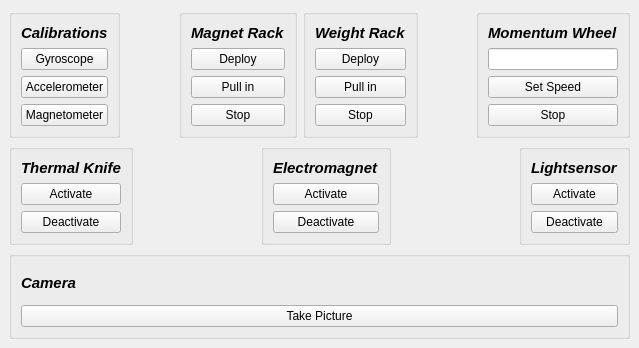
             <widget class="QWidget" name="generalTab">
              <attribute name="title">
               <string>Manual Control</string>
              </attribute>
              <widget class="QWidget" name="">
               <property name="geometry">
                <rect>
                 <x>9</x>
                 <y>9</y>
                 <width>621</width>
                 <height>330</height>
                </rect>
               </property>
               <layout class="QVBoxLayout" name="verticalLayout_26">
                <item>
                 <layout class="QHBoxLayout" name="horizontalLayout_2">
                  <item>
                   <widget class="QGroupBox" name="groupBox_calibrations">
                    <property name="title">
                     <string/>
                    </property>
                    <layout class="QVBoxLayout" name="verticalLayout_17">
                     <item alignment="Qt::AlignHCenter|Qt::AlignVCenter">
                      <widget class="QLabel" name="label">
                       <property name="font">
                        <font>
                         <pointsize>11</pointsize>
                         <weight>75</weight>
                         <italic>true</italic>
                         <bold>true</bold>
                        </font>
                       </property>
                       <property name="text">
                        <string>Calibrations</string>
                       </property>
                      </widget>
                     </item>
                     <item>
                      <widget class="QPushButton" name="calibrateGyroscopeButton">
                       <property name="text">
                        <string>Gyroscope</string>
                       </property>
                      </widget>
                     </item>
                     <item>
                      <widget class="QPushButton" name="calibrateAccelerometerButton">
                       <property name="text">
                        <string>Accelerometer</string>
                       </property>
                      </widget>
                     </item>
                     <item>
                      <widget class="QPushButton" name="calibrateMagnetometerButton">
                       <property name="text">
                        <string>Magnetometer</string>
                       </property>
                      </widget>
                     </item>
                    </layout>
                   </widget>
                  </item>
                  <item>
                   <spacer name="horizontalSpacer_2">
                    <property name="orientation">
                     <enum>Qt::Horizontal</enum>
                    </property>
                    <property name="sizeHint" stdset="0">
                     <size>
                      <width>40</width>
                      <height>20</height>
                     </size>
                    </property>
                   </spacer>
                  </item>
                  <item>
                   <widget class="QGroupBox" name="groupBox_magnetRack">
                    <property name="title">
                     <string/>
                    </property>
                    <layout class="QVBoxLayout" name="verticalLayout_22">
                     <item alignment="Qt::AlignHCenter">
                      <widget class="QLabel" name="label_10">
                       <property name="font">
                        <font>
                         <pointsize>11</pointsize>
                         <weight>75</weight>
                         <italic>true</italic>
                         <bold>true</bold>
                        </font>
                       </property>
                       <property name="text">
                        <string>Magnet Rack</string>
                       </property>
                      </widget>
                     </item>
                     <item>
                      <widget class="QPushButton" name="deployMRackButton">
                       <property name="text">
                        <string>Deploy</string>
                       </property>
                      </widget>
                     </item>
                     <item>
                      <widget class="QPushButton" name="pullMRackButton">
                       <property name="text">
                        <string>Pull in</string>
                       </property>
                      </widget>
                     </item>
                     <item>
                      <widget class="QPushButton" name="stopMRackButton">
                       <property name="text">
                        <string>Stop</string>
                       </property>
                      </widget>
                     </item>
                    </layout>
                   </widget>
                  </item>
                  <item>
                   <widget class="QGroupBox" name="groupBox_weightRack">
                    <property name="title">
                     <string/>
                    </property>
                    <layout class="QVBoxLayout" name="verticalLayout_30">
                     <item alignment="Qt::AlignHCenter">
                      <widget class="QLabel" name="label_11">
                       <property name="font">
                        <font>
                         <pointsize>11</pointsize>
                         <weight>75</weight>
                         <italic>true</italic>
                         <bold>true</bold>
                        </font>
                       </property>
                       <property name="text">
                        <string>Weight Rack</string>
                       </property>
                      </widget>
                     </item>
                     <item>
                      <widget class="QPushButton" name="deployCRackButton">
                       <property name="text">
                        <string>Deploy</string>
                       </property>
                      </widget>
                     </item>
                     <item>
                      <widget class="QPushButton" name="pullCRackButton">
                       <property name="text">
                        <string>Pull in</string>
                       </property>
                      </widget>
                     </item>
                     <item>
                      <widget class="QPushButton" name="stopCRackButton">
                       <property name="text">
                        <string>Stop</string>
                       </property>
                      </widget>
                     </item>
                    </layout>
                   </widget>
                  </item>
                  <item>
                   <spacer name="horizontalSpacer_3">
                    <property name="orientation">
                     <enum>Qt::Horizontal</enum>
                    </property>
                    <property name="sizeHint" stdset="0">
                     <size>
                      <width>40</width>
                      <height>20</height>
                     </size>
                    </property>
                   </spacer>
                  </item>
                  <item>
                   <widget class="QGroupBox" name="groupBox_momentumWheel">
                    <property name="title">
                     <string/>
                    </property>
                    <layout class="QVBoxLayout" name="verticalLayout_29">
                     <item alignment="Qt::AlignHCenter">
                      <widget class="QLabel" name="label_12">
                       <property name="font">
                        <font>
                         <pointsize>11</pointsize>
                         <weight>75</weight>
                         <italic>true</italic>
                         <bold>true</bold>
                        </font>
                       </property>
                       <property name="text">
                        <string>Momentum Wheel</string>
                       </property>
                      </widget>
                     </item>
                     <item>
                      <widget class="QLineEdit" name="HBALineEdit"/>
                     </item>
                     <item>
                      <widget class="QPushButton" name="setHBAButton">
                       <property name="text">
                        <string>Set Speed</string>
                       </property>
                      </widget>
                     </item>
                     <item>
                      <widget class="QPushButton" name="pushButton">
                       <property name="text">
                        <string>Stop</string>
                       </property>
                      </widget>
                     </item>
                    </layout>
                   </widget>
                  </item>
                 </layout>
                </item>
                <item>
                 <layout class="QHBoxLayout" name="horizontalLayout_11">
                  <item>
                   <widget class="QGroupBox" name="groupBox_thermalKnife">
                    <property name="title">
                     <string/>
                    </property>
                    <layout class="QVBoxLayout" name="verticalLayout">
                     <item alignment="Qt::AlignHCenter">
                      <widget class="QLabel" name="label_13">
                       <property name="font">
                        <font>
                         <pointsize>11</pointsize>
                         <weight>75</weight>
                         <italic>true</italic>
                         <bold>true</bold>
                        </font>
                       </property>
                       <property name="text">
                        <string>Thermal Knife</string>
                       </property>
                      </widget>
                     </item>
                     <item>
                      <widget class="QPushButton" name="activateThermalKnifeButton">
                       <property name="text">
                        <string>Activate</string>
                       </property>
                      </widget>
                     </item>
                     <item>
                      <widget class="QPushButton" name="deactivateThermalKnifeButton">
                       <property name="text">
                        <string>Deactivate</string>
                       </property>
                      </widget>
                     </item>
                    </layout>
                   </widget>
                  </item>
                  <item>
                   <spacer name="horizontalSpacer_4">
                    <property name="orientation">
                     <enum>Qt::Horizontal</enum>
                    </property>
                    <property name="sizeHint" stdset="0">
                     <size>
                      <width>40</width>
                      <height>20</height>
                     </size>
                    </property>
                   </spacer>
                  </item>
                  <item>
                   <widget class="QGroupBox" name="groupBox_electromagnet">
                    <property name="title">
                     <string/>
                    </property>
                    <layout class="QVBoxLayout" name="verticalLayout_18">
                     <item alignment="Qt::AlignHCenter">
                      <widget class="QLabel" name="label_15">
                       <property name="font">
                        <font>
                         <pointsize>11</pointsize>
                         <weight>75</weight>
                         <italic>true</italic>
                         <bold>true</bold>
                        </font>
                       </property>
                       <property name="text">
                        <string>Electromagnet</string>
                       </property>
                      </widget>
                     </item>
                     <item>
                      <widget class="QPushButton" name="activateElectromagnetButton">
                       <property name="text">
                        <string>Activate</string>
                       </property>
                      </widget>
                     </item>
                     <item>
                      <widget class="QPushButton" name="deactivateElectromagnetButton">
                       <property name="text">
                        <string>Deactivate</string>
                       </property>
                      </widget>
                     </item>
                    </layout>
                   </widget>
                  </item>
                  <item>
                   <spacer name="horizontalSpacer_5">
                    <property name="orientation">
                     <enum>Qt::Horizontal</enum>
                    </property>
                    <property name="sizeHint" stdset="0">
                     <size>
                      <width>40</width>
                      <height>20</height>
                     </size>
                    </property>
                   </spacer>
                  </item>
                  <item>
                   <widget class="QGroupBox" name="groupBox_lightsensor">
                    <property name="title">
                     <string/>
                    </property>
                    <layout class="QVBoxLayout" name="verticalLayout_24">
                     <item alignment="Qt::AlignHCenter">
                      <widget class="QLabel" name="label_16">
                       <property name="font">
                        <font>
                         <pointsize>11</pointsize>
                         <weight>75</weight>
                         <italic>true</italic>
                         <bold>true</bold>
                        </font>
                       </property>
                       <property name="text">
                        <string>Lightsensor</string>
                       </property>
                      </widget>
                     </item>
                     <item>
                      <widget class="QPushButton" name="activateLightsensorButton">
                       <property name="text">
                        <string>Activate</string>
                       </property>
                      </widget>
                     </item>
                     <item>
                      <widget class="QPushButton" name="deactivateLightsensorButton">
                       <property name="text">
                        <string>Deactivate</string>
                       </property>
                      </widget>
                     </item>
                    </layout>
                   </widget>
                  </item>
                 </layout>
                </item>
                <item>
                 <widget class="QGroupBox" name="groupBox_camera">
                  <property name="title">
                   <string/>
                  </property>
                  <layout class="QVBoxLayout" name="verticalLayout_25">
                   <item>
                    <widget class="QLabel" name="label_33">
                     <property name="font">
                      <font>
                       <pointsize>11</pointsize>
                       <weight>75</weight>
                       <italic>true</italic>
                       <bold>true</bold>
                      </font>
                     </property>
                     <property name="text">
                      <string>Camera</string>
                     </property>
                    </widget>
                   </item>
                   <item>
                    <widget class="QPushButton" name="takePictureButton">
                     <property name="text">
                      <string>Take Picture</string>
                     </property>
                    </widget>
                   </item>
                  </layout>
                 </widget>
                </item>
               </layout>
              </widget>
             </widget>
